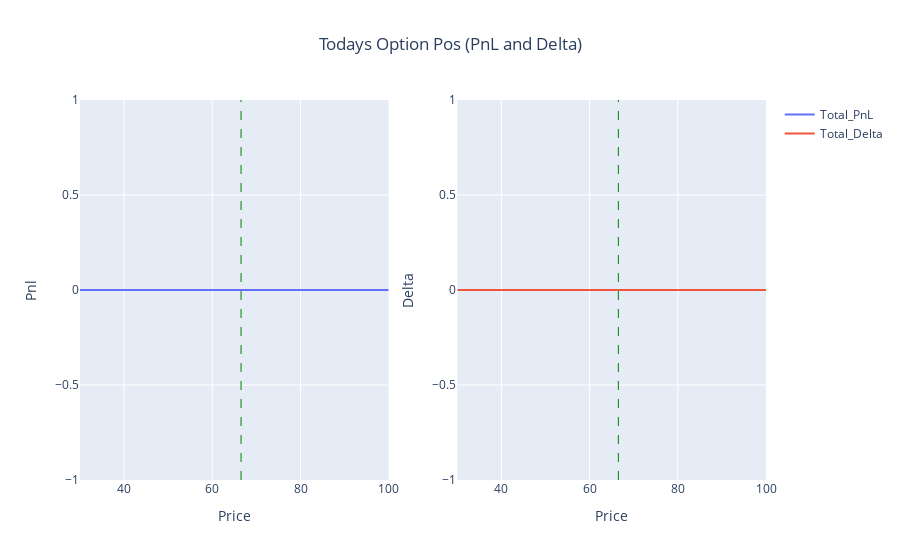

Here is the notebook cell this chart was saved with:
### Code cell
pnl_delta_plot(post_sep)

### Figure 1 — Plotly figure (JSON) as saved in the notebook; plotly's stock layout.template omitted (floating-point values rounded to 4 significant figures)
{"data": [{"mode": "lines", "name": "Total_PnL", "type": "scatter", "x": [30, 31, 32, 33, 34, 35, 36, 37, 38, 39, 40, 41, 42, 43, 44, 45, 46, 47, 48, 49, 50, 51, 52, 53, 54, 55, 56, 57, 58, 59, 60, 61, 62, 63, 64, 65, 66, 67, 68, 69, 70, 71, 72, 73, 74, 75, 76, 77, 78, 79, 80, 81, 82, 83, 84, 85, 86, 87, 88, 89, 90, 91, 92, 93, 94, 95, 96, 97, 98, 99, 100], "xaxis": "x", "y": [0, 0, 0, 0, 0, 0, 0, 0, 0, 0, 0, 0, 0, 0, 0, 0, 0, 0, 0, 0, 0, 0, 0, 0, 0, 0, 0, 0, 0, 0, 0, 0, 0, 0, 0, 0, 0, 0, 0, 0, 0, 0, 0, 0, 0, 0, 0, 0, 0, 0, 0, 0, 0, 0, 0, 0, 0, 0, 0, 0, 0, 0, 0, 0, 0, 0, 0, 0, 0, 0, 0], "yaxis": "y"}, {"mode": "lines", "name": "Total_Delta", "type": "scatter", "x": [30, 31, 32, 33, 34, 35, 36, 37, 38, 39, 40, 41, 42, 43, 44, 45, 46, 47, 48, 49, 50, 51, 52, 53, 54, 55, 56, 57, 58, 59, 60, 61, 62, 63, 64, 65, 66, 67, 68, 69, 70, 71, 72, 73, 74, 75, 76, 77, 78, 79, 80, 81, 82, 83, 84, 85, 86, 87, 88, 89, 90, 91, 92, 93, 94, 95, 96, 97, 98, 99, 100], "xaxis": "x2", "y": [0, 0, 0, 0, 0, 0, 0, 0, 0, 0, 0, 0, 0, 0, 0, 0, 0, 0, 0, 0, 0, 0, 0, 0, 0, 0, 0, 0, 0, 0, 0, 0, 0, 0, 0, 0, 0, 0, 0, 0, 0, 0, 0, 0, 0, 0, 0, 0, 0, 0, 0, 0, 0, 0, 0, 0, 0, 0, 0, 0, 0, 0, 0, 0, 0, 0, 0, 0, 0, 0, 0], "yaxis": "y2"}], "layout": {"barmode": "stack", "shapes": [{"line": {"color": "green", "dash": "dash", "width": 1}, "type": "line", "x0": 66.52, "x1": 66.52, "xref": "x", "y0": 0, "y1": 1, "yref": "y domain"}, {"line": {"color": "green", "dash": "dash", "width": 1}, "type": "line", "x0": 66.52, "x1": 66.52, "xref": "x2", "y0": 0, "y1": 1, "yref": "y2 domain"}], "title": {"text": "Todays Option Pos (PnL and Delta)", "x": 0.5, "xanchor": "center"}, "xaxis": {"anchor": "y", "domain": [0, 0.45], "title": {"text": "Price"}}, "xaxis2": {"anchor": "y2", "domain": [0.55, 1], "title": {"text": "Price"}}, "yaxis": {"anchor": "x", "domain": [0, 1], "title": {"text": "Pnl"}}, "yaxis2": {"anchor": "x2", "domain": [0, 1], "title": {"text": "Delta"}}}}
